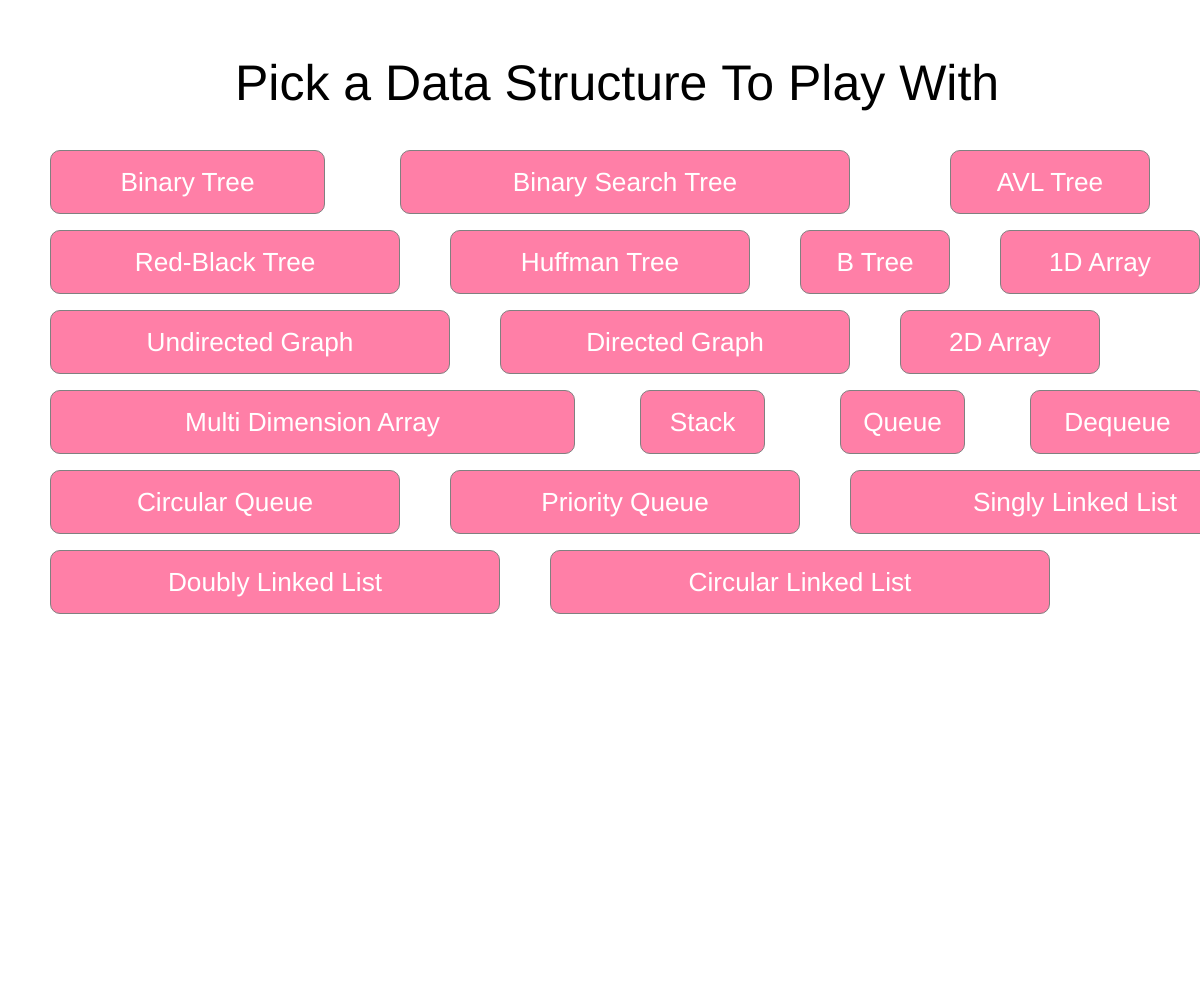
Frame 1 (no input)
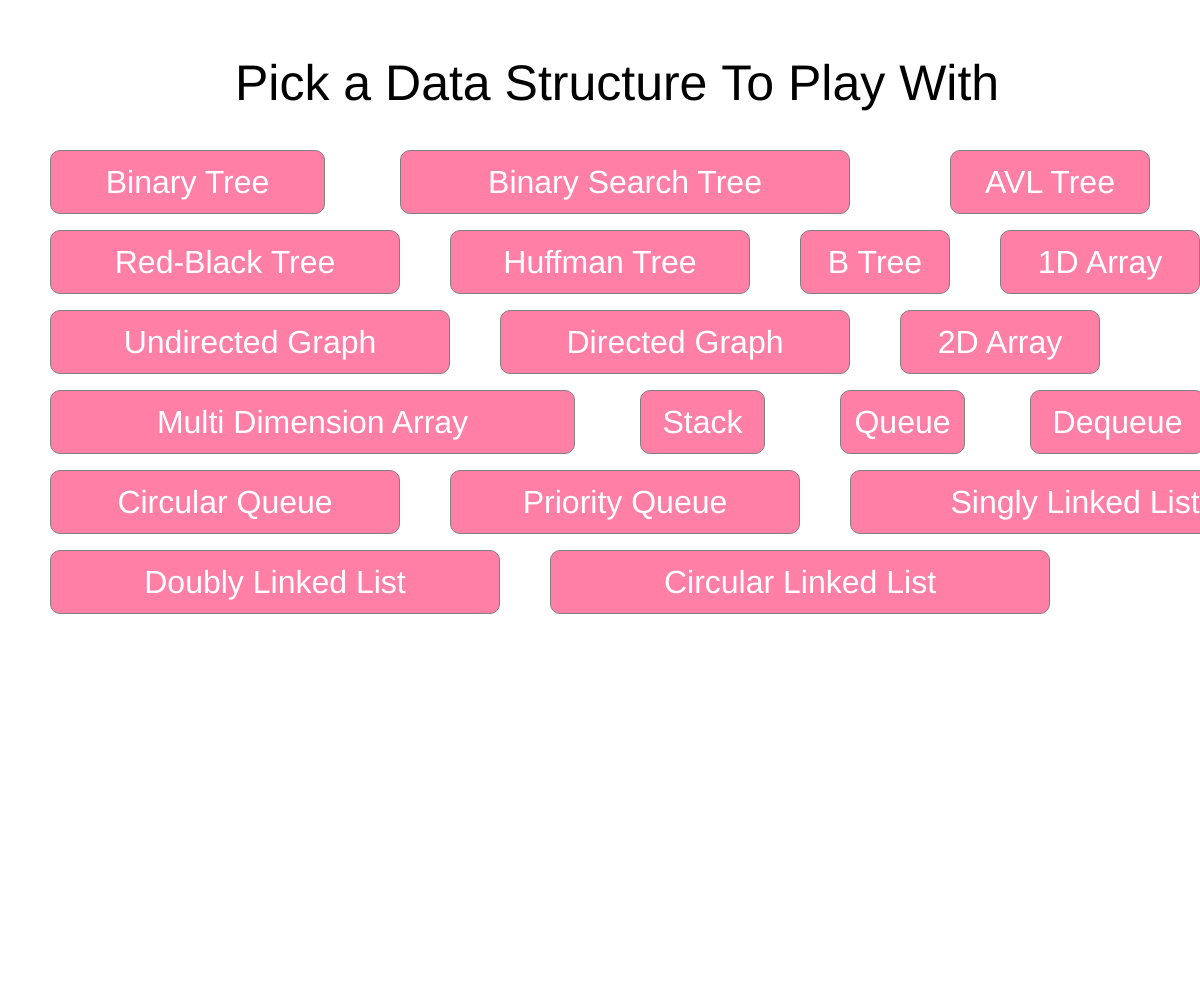
Frame 60 (no input)
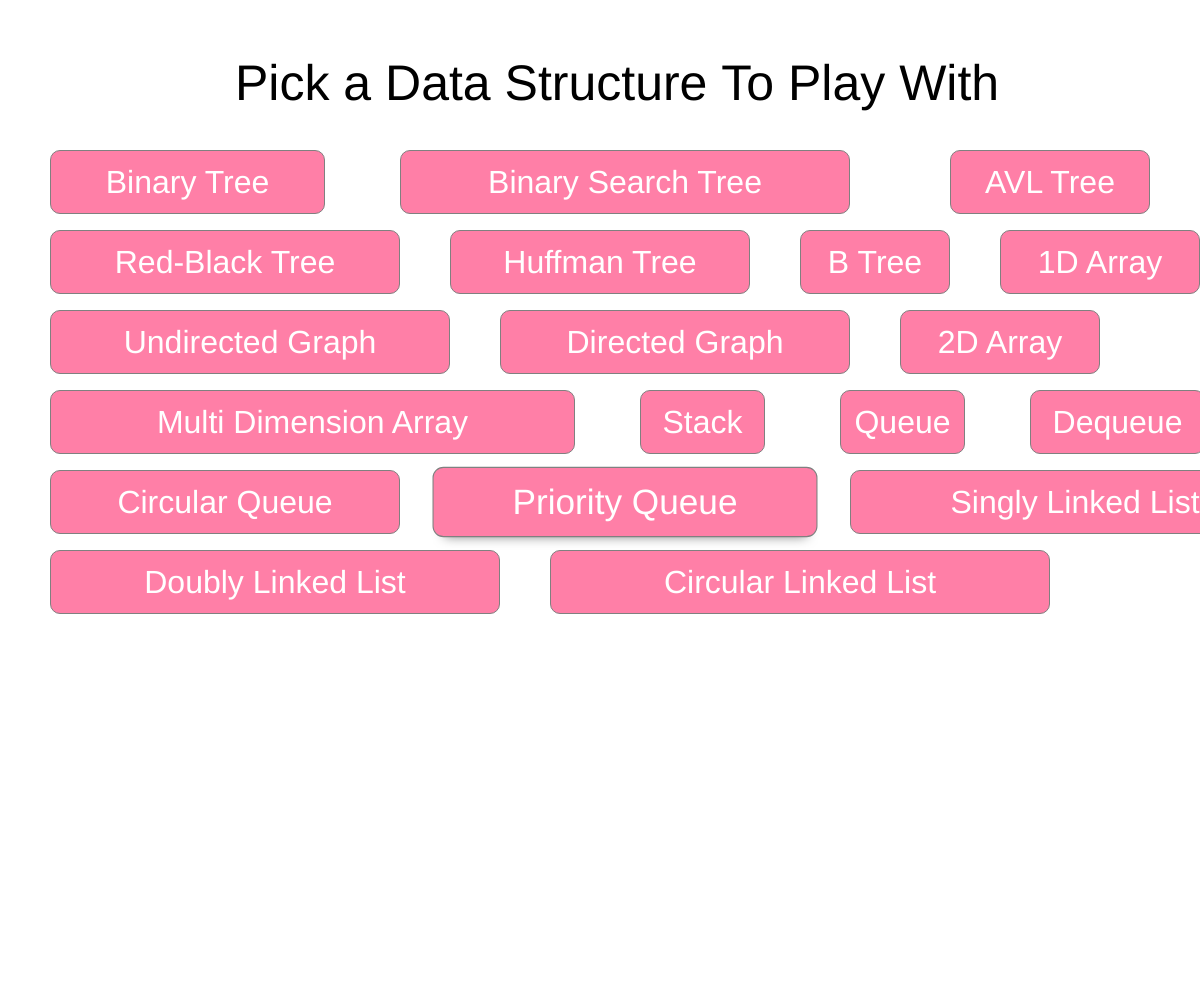
Frame 120 (the mouse pressed at the canvas centre since frame 60)

The p5.js sketch that drew these frames (run headless with seeded random() and noise() and a simulated clock; from frame 60 on, the mouse is pressed at the canvas centre):

// p5.js sketch
// ── sketch.js
/*
	stuff:
		doubly linked list 
		circular linked list
		stack
		queue
			traversals
		tree
		graph
			tree/graph search algorithms
		list/array
			linear search
			binary search
			quick sort
			merge sort
			heap sort
			insertion sort
			selection sort
			bubble sort
*/

let scene,
	hidden = false,
	mainButtons,
	otherButtons,
	dataStructure,
	cc,
	temporaryElements = [];

function setup() {
	createCanvas(windowWidth, windowHeight);
	mainButtons = [
		createButton('Binary Tree').position(50, 150).mouseClicked(setScene),
		createButton('Binary Search Tree').position(400, 150).mouseClicked(setScene),
		createButton('AVL Tree').position(950, 150).mouseClicked(setScene),
		createButton('Red-Black Tree').position(50, 230).mouseClicked(setScene),
		createButton('Huffman Tree').position(450, 230).mouseClicked(setScene),
		createButton('B Tree').position(800, 230).mouseClicked(setScene),
		createButton('Undirected Graph').position(50, 310).mouseClicked(setScene),
		createButton('Directed Graph').position(500, 310).mouseClicked(setScene),
		createButton('1D Array').position(1000, 230).mouseClicked(setScene),
		createButton('2D Array').position(900, 310).mouseClicked(setScene),
		createButton('Multi Dimension Array').position(50, 390).mouseClicked(setScene),
		createButton('Stack').position(640, 390).mouseClicked(setScene),
		createButton('Queue').position(840, 390).mouseClicked(setScene),
		createButton('Circular Queue').position(50, 470).mouseClicked(setScene),
		createButton('Priority Queue').position(450, 470).mouseClicked(setScene),
		createButton('Dequeue').position(1030, 390).mouseClicked(setScene),
		createButton('Singly Linked List').position(850, 470).mouseClicked(setScene),
		createButton('Doubly Linked List').position(50, 550).mouseClicked(setScene),
		createButton('Circular Linked List').position(550, 550).mouseClicked(setScene)
	];
	otherButtons = [
		createButton('Add Element').position(200, 50).hide(),
		createButton('Remove Element').position(520, 50).hide(),
		createButton('Search').position(920, 50).hide(),
		createButton('Traverse').position(1120, 50).hide(),
		createButton('Back').position(50, 50).hide().mouseClicked(() => {
			scene = undefined;
			dataStructure = undefined;
			temporaryElements.forEach((element) => {
				element.remove();
			});
			otherButtons.forEach((btn) => {
				btn.hide();
			});
		})
	];
	stylize(Object.values(otherButtons));
	stylize(mainButtons);
}

function draw() {
	background(255);
	textSize(50);
	if (scene != undefined) {
		if (!hidden) {
			mainButtons.forEach((btn) => {
				btn.hide();
			});
			otherButtons.forEach((btn) => {
				btn.show();
			});
			hidden = true;
		}
		render(scene);
	} else {
		text('Pick a Data Structure To Play With', 235, 100);
		if (hidden) {
			mainButtons.forEach((btn) => {
				btn.show();
			});
			hidden = false;
		}
	}
}

function setScene() {
	scene = this.elt.textContent;
}

function render(scene) {
	switch (scene) {
		case 'Binary Tree':
			renderBinaryTree();
			break;
		case 'Binary Search Tree':
			renderBinarySearchTree();
			break;
		case 'AVL Tree':
			renderAVLTree();
			break;
		case 'Red-Black Tree':
			renderRedBlackTree();
			break;
		case 'Huffman Tree':
			renderHuffmanTree();
			break;
		case 'B Tree':
			renderBTree();
			break;
		case 'Directed Graph':
			renderDirectedGraph();
			break;
		case 'Undirected Graph':
			renderUndirectedGraph();
			break;
		case '1D Array':
			render1DArray();
			break;
		case '2D Array':
			render2DArray();
			break;
		case 'Multi Dimension Array':
			renderMultiDimensionArray();
			break;
		case 'Stack':
			renderStack();
			break;
		case 'Queue':
			renderQueue();
			break;
		case 'Circular Queue':
			renderCircularQueue();
			break;
		case 'Priority Queue':
			renderPriorityQueue();
			break;
		case 'Dequeue':
			renderDequeue();
			break;
		case 'Singly Linked List':
			renderSinglyLinkedList();
			break;
		case 'Doubly Linked List':
			renderDoublyLinkedList();
			break;
		case 'Circular Linked List':
			renderCircularLinkedList();
			break;
	}
}

function stylize(p5eltArray) {
	p5eltArray.forEach((p5elt) => {
		let textLength = p5elt.elt.textContent.length * 25;
		p5elt
			.style('borderRadius', '10px')
			.style('backgroundColor', '#ff7fa7')
			.style('color', '#ffffff')
			.style('border', '1px solid gray')
			.style('outline', 'none')
			.style('width', `${textLength}px`)
			.style('height', '64px')
			.style('fontSize', '32px')
			.style('transitionDuration', '0.2s')
			.style('cursor', 'pointer');
		p5elt.elt.onmouseover = function() {
			p5elt.style('transform', 'scale(1.1)').style('boxShadow', '0 10px 10px -10px rgba(0, 0, 0, 0.5)');
		};
		p5elt.elt.onmouseout = function() {
			p5elt.style('transform', 'none').style('boxShadow', 'none');
		};
	});
}

function render1DArray() {
	console.log('rendering 1d array');
}

function render2DArray() {
	console.log('rendering 2d array');
}

function renderMultiDimensionArray() {
	console.log('rendering multi dimension array');
}

function renderBinaryTree() {
	console.log('rendering binary tree');
}

function renderBinarySearchTree() {
	console.log('rendering binary search tree');
}

function renderAVLTree() {
	console.log('rendering avl tree');
}

function renderRedBlackTree() {
	console.log('rendering red-black tree');
}

function renderBTree() {
	console.log('rendering b tree');
}

function renderHuffmanTree() {
	console.log('rendering huffman tree');
}

function renderUndirectedGraph() {
	console.log('rendering undirected graph');
}

function renderDirectedGraph() {
	console.log('rendering directed graph');
}

function renderStack() {
	console.log('rendering stack');
}

function renderQueue() {
	console.log('rendering queue');
}

function renderDequeue() {
	console.log('rendering dequeue');
}

function renderPriorityQueue() {
	console.log('rendering priority queue');
}

function renderCircularQueue() {
	console.log('rendering circular queue');
}

function renderSinglyLinkedList() {
	console.log('rendering singly linked list');
}

let traversing;
function renderDoublyLinkedList() {
	if (!dataStructure) {
		dataStructure = new DoublyLinkedList();
		cc = 1;
		otherButtons[0].mouseClicked(() => {
			dataStructure.add(cc);
			cc++;
		});
		otherButtons[1].mouseClicked(() => {
			let index = temporaryElements[0].value();
			if (index.trim().length == 0) {
				dataStructure.remove();
			} else {
				dataStructure.remove(parseInt(index));
			}
			if (dataStructure.head == null) cc = 1;
		});
		temporaryElements.push(createInput().position(680, 15));
		otherButtons[3].mouseClicked(() => {
			traversing = true;
		});
	}
	if (traversing) {
		frameRate(3);
		traversing = dataStructure.traverse();
	} else {
		frameRate(60);
	}
	textSize(20);
	text('Remove Index : ', 520, 30);
	dataStructure.draw();
	if (traversing && dataStructure._ptr.next) {
		dataStructure._ptr.next.drawObject.fillColor = 'red';
	}
}

function mouseClicked() {
	if (dataStructure && dataStructure._ptr && !traversing) {
		dataStructure._ptr.drawObject.fillColor = 'red';
		dataStructure._ptr = undefined;
	}
}

function renderCircularLinkedList() {
	console.log('rendering circular linked list');
}

// ── datastructures.js
class Node {
	constructor(data) {
		this.data = data;
		this.prev = null;
		this.next = null;
	}
}

class DoublyLinkedList {
	constructor() {
		this.head = null;
		this.length = 0;
		this.drawX = 50;
		this.drawY = 200;
		this.dir = 1;
		this.offset = width - 250;
	}
	add(data) {
		const node = new Node(data);
		if (!this.head) {
			this.head = node;
		} else {
			this.head.next = node;
			node.prev = this.head;
			this.head = node;
		}
		this.head.drawObject = new Rectangle(this.drawX, this.drawY, 100, 50, 'red', this.head.data, true);
		if (this.drawX <= this.offset) {
			if (this.dir == -1) {
				this.dir = 1;
				this.offset = width - 250;
				this.drawY += 110;
				this.changed = true;
			} else {
				this.drawX += this.dir * 200;
				this.changed = false;
			}
		} else if (this.drawX > this.offset) {
			if (this.dir == 1) {
				this.dir = -1;
				this.offset = 50;
				this.drawY += 110;
				this.changed = true;
			} else {
				this.changed = false;
				this.drawX += this.dir * 200;
			}
		}
		this.length++;
	}
	remove(index) {
		if (index == undefined && this.head) {
			let temp = this.head;
			this.head = this.head.prev;
			if (this.head) {
				this.head.next = null;
				temp.prev = null;
			}
			this.length--;
		} else if (index >= 0 && this.head) {
			let ptr = this.head;
			for (let i = 0; i < index; i++) {
				if (ptr.prev) {
					ptr = ptr.prev;
				} else {
					return;
				}
			}
			if (ptr) {
				let temp = ptr;
				if (ptr.prev == null) {
					ptr = ptr.next;
					if (ptr) {
						ptr.prev = null;
						temp.next = null;
					}
					this.head = ptr;
				} else if (ptr.next == null) {
					ptr = ptr.prev;
					if (ptr) {
						ptr.next = null;
						temp.prev = null;
					}
					this.head = ptr;
				} else {
					ptr.prev.next = ptr.next;
					ptr.next.prev = ptr.prev;
					ptr.next = null;
					ptr.prev = null;
				}
				this.length--;
			}
		}
	}
	draw() {
		if (this.head) {
			for (let ptr = this.head; ptr != null; ptr = ptr.prev) {
				if (ptr.next == null) {
					ptr.drawObject.draw();
				} else {
					ptr.drawObject.draw(ptr.next.drawObject);
				}
			}
		}
	}
	traverse() {
		if (this.head) {
			if (this._ptr) {
				this._ptr.drawObject.fillColor = 'green';
				if (this._ptr.prev == null) {
					return false;
				} else {
					this._ptr = this._ptr.prev;
				}
			} else {
				this._ptr = this.head;
			}
			return true;
		}
	}
}

class _1darray {
	constructor() {
		this.arr = [];
		this.drawX = 50;
		this.drawY = 200;
		this.dir = 1;
		this.offset = width - 250;
	}
	add(data) {
		this.arr.push({
			data: data,
			drawObject: new Rectangle(this.drawX, this.drawY, 100, 50, 'red', this.head.data, true)
		});
		if (this.drawX <= this.offset) {
			if (this.dir == -1) {
				this.dir = 1;
				this.offset = width - 250;
				this.drawY += 110;
				this.changed = true;
			} else {
				this.drawX += this.dir * 200;
				this.changed = false;
			}
		} else if (this.drawX > this.offset) {
			if (this.dir == 1) {
				this.dir = -1;
				this.offset = 50;
				this.drawY += 110;
				this.changed = true;
			} else {
				this.changed = false;
				this.drawX += this.dir * 200;
			}
		}
	}
	remove(index) {
		if (index) {
			this.arr[index] = undefined;
		}
		this.arr.pop();
	}
	draw() {
		for (let i = 0; i < this.arr.length; i++) {
			if (i == this.arr.length - 2) {
				this.arr[i].draw();
			} else {
				this.arr[i].draw(this.arr[i + 1].drawObject);
			}
		}
	}
}

// ── shapes.js
class Rectangle {
	constructor(x, y, width = 100, height = 50, fillColor = 'red', name, bidirectional = false) {
		this.x = x;
		this.y = y;
		this.width = width;
		this.height = height;
		this.fillColor = fillColor;
		this.bidirectional = bidirectional;
		if (name) this.name = name;
	}
	draw(neighbour, strokeWeight = 2) {
		const sf = this.height / this.width;
		if (neighbour) {
			neighbour.draw();
			let px, py, qx, qy;
			if (neighbour.x < this.x + this.width) {
				if (neighbour.y < this.y - 50) {
					px = this.x + this.width / 2;
					py = this.y;
					qx = neighbour.x + neighbour.width / 2;
					qy = neighbour.y + neighbour.height + 5;
				} else if (neighbour.y > this.y + this.height + 50) {
					px = this.x + this.width / 2;
					py = this.y + this.height;
					qx = neighbour.x + neighbour.width / 2;
					qy = neighbour.y - 5;
				} else {
					px = this.x;
					py = this.y + this.height / 2;
					qx = neighbour.x + neighbour.width;
					qy = neighbour.y + neighbour.height / 2;
				}
			} else {
				if (neighbour.y < this.y - 50) {
					px = this.x + this.width / 2;
					py = this.y;
					qx = neighbour.x + neighbour.width / 2;
					qy = neighbour.y + neighbour.height + 5;
				} else if (neighbour.y > this.y + this.height + 50) {
					px = this.x + this.width / 2;
					py = this.y + this.height;
					qx = neighbour.x + neighbour.width / 2;
					qy = neighbour.y - 5;
				} else {
					px = this.x + this.width;
					py = this.y + this.height / 2;
					qx = neighbour.x;
					qy = neighbour.y + neighbour.height / 2;
				}
			}
			if (this.bidirectional) {
				if (neighbour.y < this.y - 50 || neighbour.y > this.y + this.height + 50) {
					px += 10;
					qx += 10;
				} else {
					py += 10;
					qy += 10;
				}
				arrow(qx, qy, px, py, strokeWeight);
				if (neighbour.y < this.y - 50 || neighbour.y > this.y + this.height + 50) {
					px -= 20;
					qx -= 20;
				} else {
					py -= 20;
					qy -= 20;
				}
			}
			arrow(px, py, qx, qy, strokeWeight);
		}
		fill(this.fillColor);
		rect(this.x, this.y, this.width, this.height);
		fill(0);
		if (this.name) {
			textSize(50 * sf);
			text(this.name, this.x + this.width / 2.5, this.y + 10 + this.height / 2);
		}
	}
}

class Circle {
	constructor(x, y, radius = 50, fillColor = 'red', name) {
		this.neighbours = [];
		this.x = x;
		this.y = y;
		this.radius = radius;
		this.fillColor = fillColor;
		if (name) this.name = name;
	}
	draw(strokeWeight = 2) {
		const sf = this.radius / 2;
		this.neighbours.forEach((neighbour) => {
			neighbour.draw();
			let px = this.x,
				py = this.y,
				qx,
				qy;
			if (neighbour.x < this.x + this.radius) {
				if (neighbour.y < this.y - 50) {
					//Top Left
					qx = neighbour.x + neighbour.radius / 2 * cos(-4.71) + 5;
					qy = neighbour.y + neighbour.radius / 2 * sin(-4.71) + 5;
				} else if (neighbour.y > this.y + this.radius + 50) {
					qx = neighbour.x + neighbour.radius / 2 * cos(4.71) - 5;
					qy = neighbour.y + neighbour.radius / 2 * sin(4.71) - 5;
				} else {
					qx = neighbour.x + neighbour.radius * cos(1);
					qy = neighbour.y + neighbour.radius * sin(0.1);
				}
			} else {
				if (neighbour.y < this.y - 50) {
					qx = neighbour.x + neighbour.radius / 2 * cos(-4.71) + 5;
					qy = neighbour.y + neighbour.radius / 2 * sin(-4.71) + 5;
				} else if (neighbour.y > this.y + this.radius + 50) {
					qx = neighbour.x + neighbour.radius / 2 * cos(4.71) - 5;
					qy = neighbour.y + neighbour.radius / 2 * sin(4.71) - 5;
				} else {
					qx = neighbour.x - neighbour.radius * cos(1);
					qy = neighbour.y - neighbour.radius * sin(0.1);
				}
			}
			arrow(px, py, qx, qy, strokeWeight);
		});
		fill(this.fillColor);
		ellipse(this.x, this.y, this.radius);
		fill(0);
		if (this.name) {
			textSize(sf);
			text(this.name, this.x - sf / 3, this.y + sf / 3);
		}
	}
}

function arrow(x1, y1, x2, y2, stroke = 5) {
	strokeWeight(stroke);
	const sf = stroke * 0.03;
	const x3 = x2 + sf * ((x1 - x2) * cos(0.5) + (y1 - y2) * sin(0.5));
	const y3 = y2 + sf * ((y1 - y2) * cos(0.5) - (x1 - x2) * sin(0.5));
	const x4 = x2 + sf * ((x1 - x2) * cos(0.5) - (y1 - y2) * sin(0.5));
	const y4 = y2 + sf * ((y1 - y2) * cos(0.5) + (x1 - x2) * sin(0.5));
	line(x1, y1, x2, y2);
	line(x2, y2, x3, y3);
	line(x2, y2, x4, y4);
	strokeWeight(1);
}
